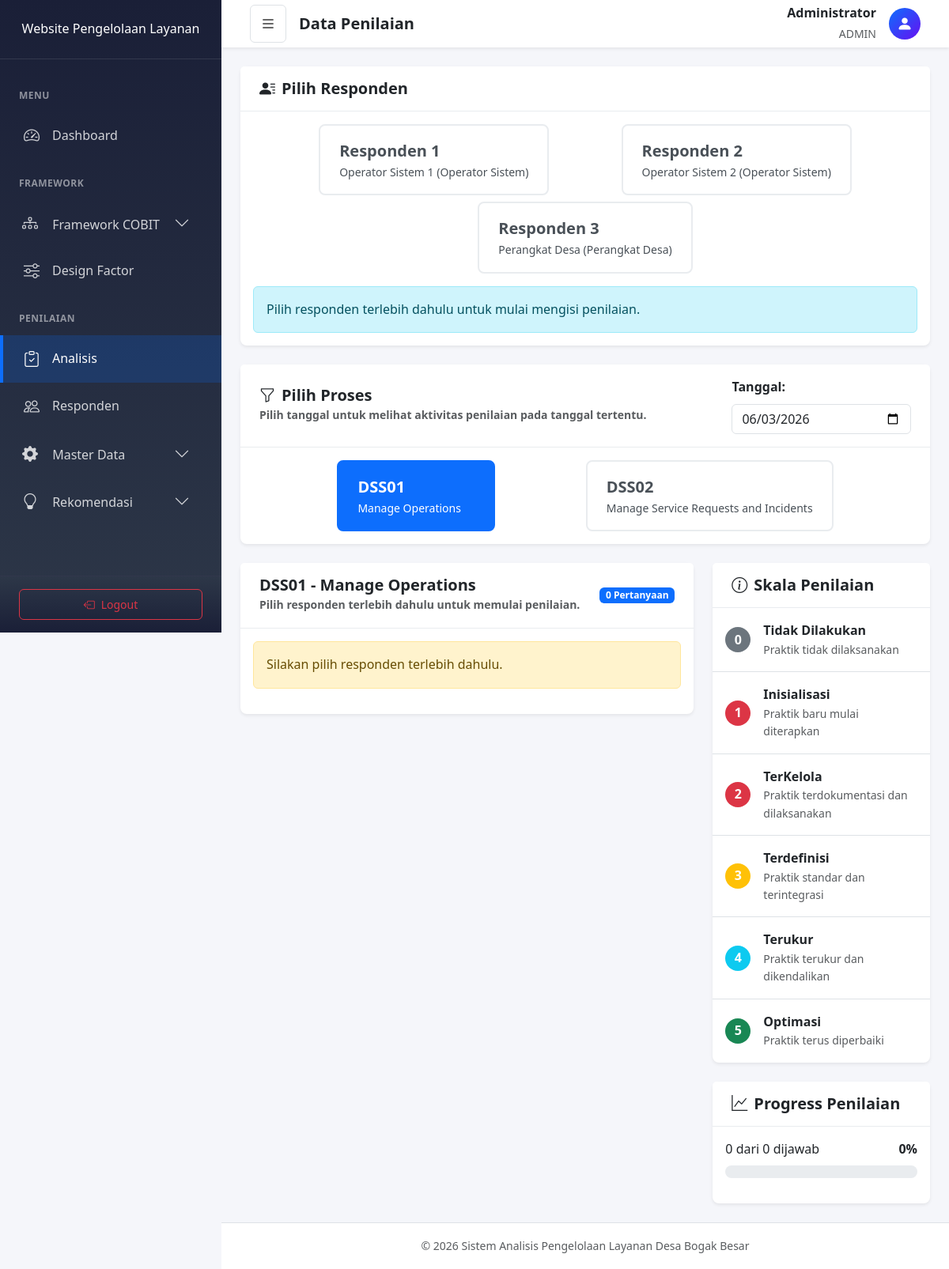
The app's page /index.php?page=data-penilaian (signed in), older data.
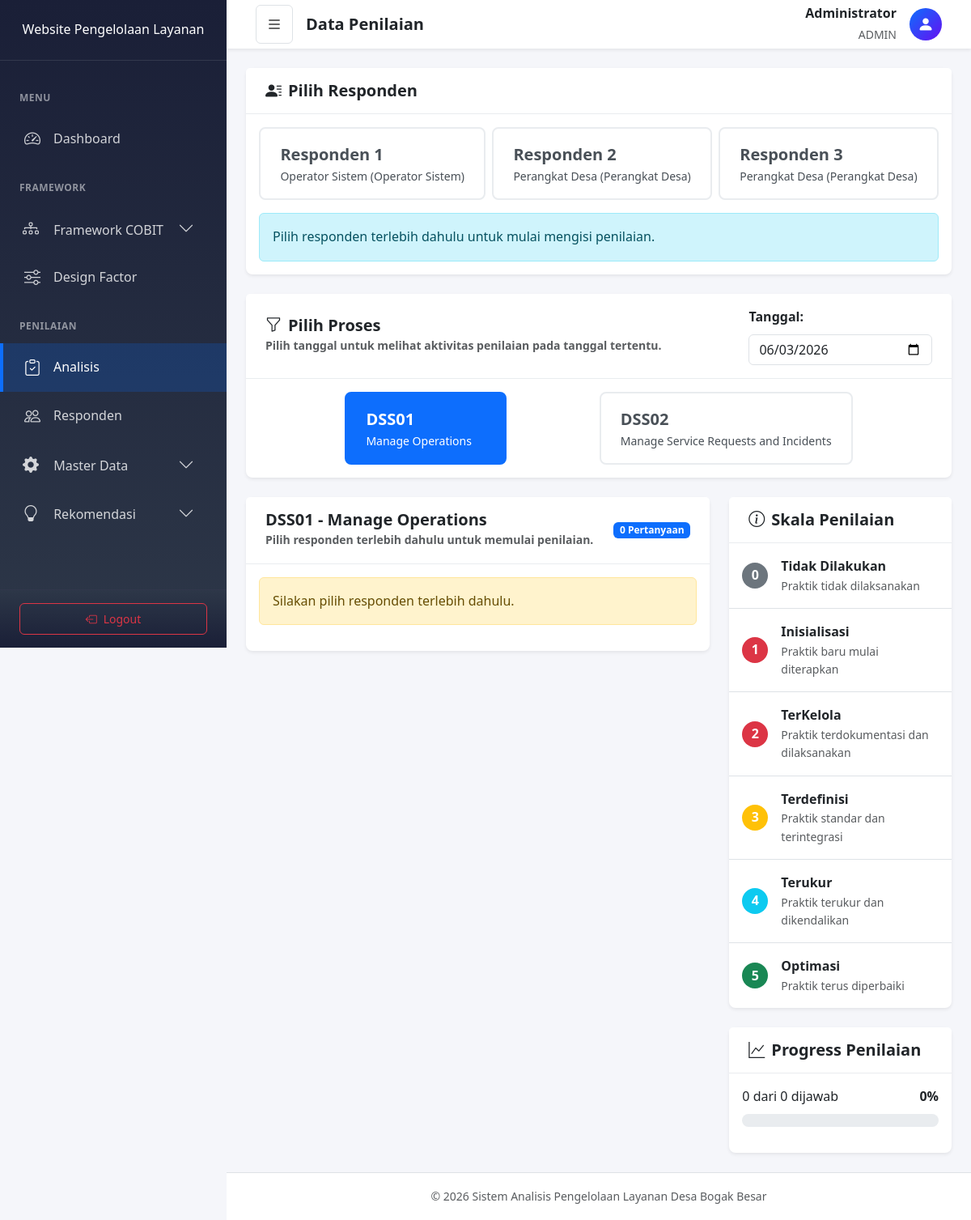
The same page, newer data.
### tables this page shows
CREATE TABLE `respondents` (
  `id` int(11) UNSIGNED NOT NULL,
  `name` varchar(100) NOT NULL,
  `position` varchar(100) NOT NULL,
  `category` enum('operator_sistem','perangkat_desa') NOT NULL,
  `created_at` timestamp NOT NULL DEFAULT current_timestamp()
);

### app/controllers/AssessmentController.php (called while the page is built, shortened)
<?php
require_once 'app/models/Respondent.php';
class AssessmentController {
    public static function index() {
        $respondentModel = new Respondent();
        $respondents = $respondentModel->getAll();
        $selectedProcessId = isset($_GET['process']) ? intval($_GET['process']) : 1;
        $selectedRespondentId = isset($_GET['respondent_id']) ? intval($_GET['respondent_id']) : 0;
        $today = date('Y-m-d');
        $selectedDate = isset($_GET['date']) && !empty($_GET['date'])
            ? $_GET['date']
            : $today;
        require_once 'app/views/assessment/index.php';
    }
}

### index.php (called while the page is built, shortened)
<?php
require_once 'config/database.php';
require_once 'app/controllers/AssessmentController.php';
App::route();

### config/database.php (called while the page is built, shortened)
<?php
class Database {
    private static $instance = null;
    private $connection;
    private function __construct() {
        try {
            $dsn = "mysql:host=" . DB_HOST . ";dbname=" . DB_NAME . ";charset=" . DB_CHARSET;
            $options = [
                PDO::ATTR_ERRMODE => PDO::ERRMODE_EXCEPTION,
                PDO::ATTR_DEFAULT_FETCH_MODE => PDO::FETCH_ASSOC,
                PDO::ATTR_EMULATE_PREPARES => false,
            ];
            $this->connection = new PDO($dsn, DB_USER, DB_PASS, $options);
        } catch (PDOException $e) {
            die("Koneksi database gagal: " . $e->getMessage());
        }
    }
    public static function getInstance() {
        if (self::$instance === null) {
            self::$instance = new self();
        }
        return self::$instance;
    }
    public function getConnection() {
        return $this->connection;
    }
}
function getDB() {
    return Database::getInstance()->getConnection();
}

### app/models/Respondent.php (called while the page is built, shortened)
<?php
require_once 'config/database.php';
class Respondent {
    private $db;
    public function __construct() {
        $this->db = getDB();
    }
    public function getAll() {
        $stmt = $this->db->query("SELECT * FROM respondents ORDER BY name ASC");
        return $stmt->fetchAll();
    }
}

### app/views/assessment/index.php (the view, shortened to what the changed rows need)
<div class="row mb-4">
    <div class="col-12">
        <div class="card">
            <div class="card-body">
                <div class="process-selector d-flex justify-content-evenly flex-wrap gap-2">
                    <?php foreach ($respondents as $respondent): ?>
                        <a href="index.php?page=data-penilaian&process=<?php echo $selectedProcessId; ?><?php echo $respondent['id'] ? '&respondent_id=' . $respondent['id'] : ''; ?><?php echo $selectedDate ? '&date=' . urlencode($selectedDate) : ''; ?>"
                            class="process-option <?php echo $selectedRespondentId == $respondent['id'] ? 'active' : ''; ?>">
                            <div class="process-code"><?php echo htmlspecialchars($respondent['name']); ?></div>
                            <div class="process-name"><?php echo htmlspecialchars($respondent['position']); ?> (<?php echo $respondent['category'] === 'operator_sistem' ? 'Operator Sistem' : 'Perangkat Desa'; ?>)</div>
                        </a>
                    <?php endforeach; ?>
                </div>
            </div>
        </div>
    </div>
</div>
<?php
require_once 'app/views/layouts/main.php';

Row changes from the older to the newer data that the page shows:
changed respondents "Responden 1": position "Operator Sistem 1" → "Operator Sistem"
changed respondents "Responden 2": position "Operator Sistem 2" → "Perangkat Desa"; category "Operator Sistem" → "Perangkat Desa"
